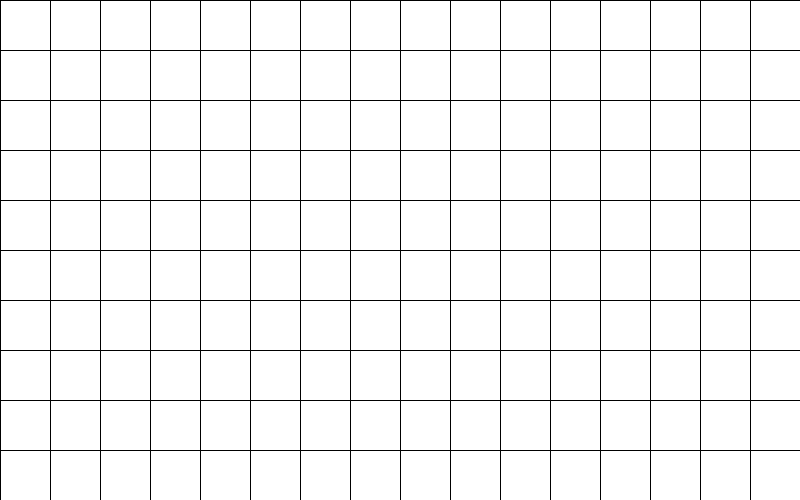
Frame 1 (no input)
Frame 60 (the mouse pressed at the canvas centre just before this capture): identical to frame 1, image omitted
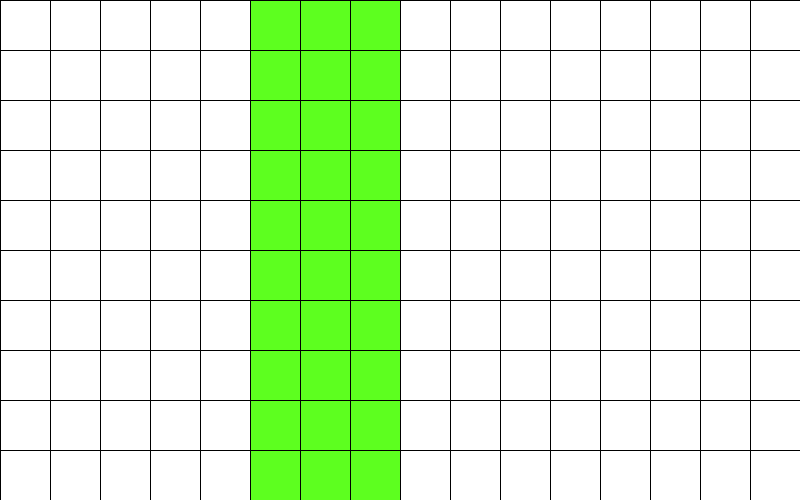
Frame 120 (the mouse held since frame 60 and released just before this capture)

The Processing sketch that drew these frames (run headless with seeded random() and noise(); from frame 60 on, the mouse is pressed at the canvas centre):

// Processing sketch: week05_2
// ── week05_2.pde
//week05-2
void setup(){
  size(800,500);
}
void draw(){
  for(int y=0;y<500;y+=50){
    for(int x=0;x<800;x+=50){
      if(x<mouseX&&mouseY<x+50) fill(#5DFF1F);
      else if(y<mouseY&&mouseX<y+50) fill(#5DFF1F);
      else fill(255);
      rect(x,y,50,50);
    } 
  }   
}      
